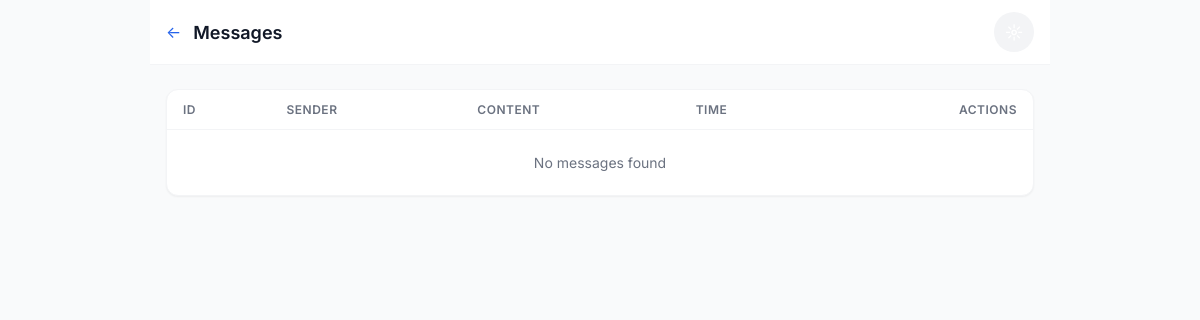
The app's page /chat/admin/messages/ (signed in), older data.
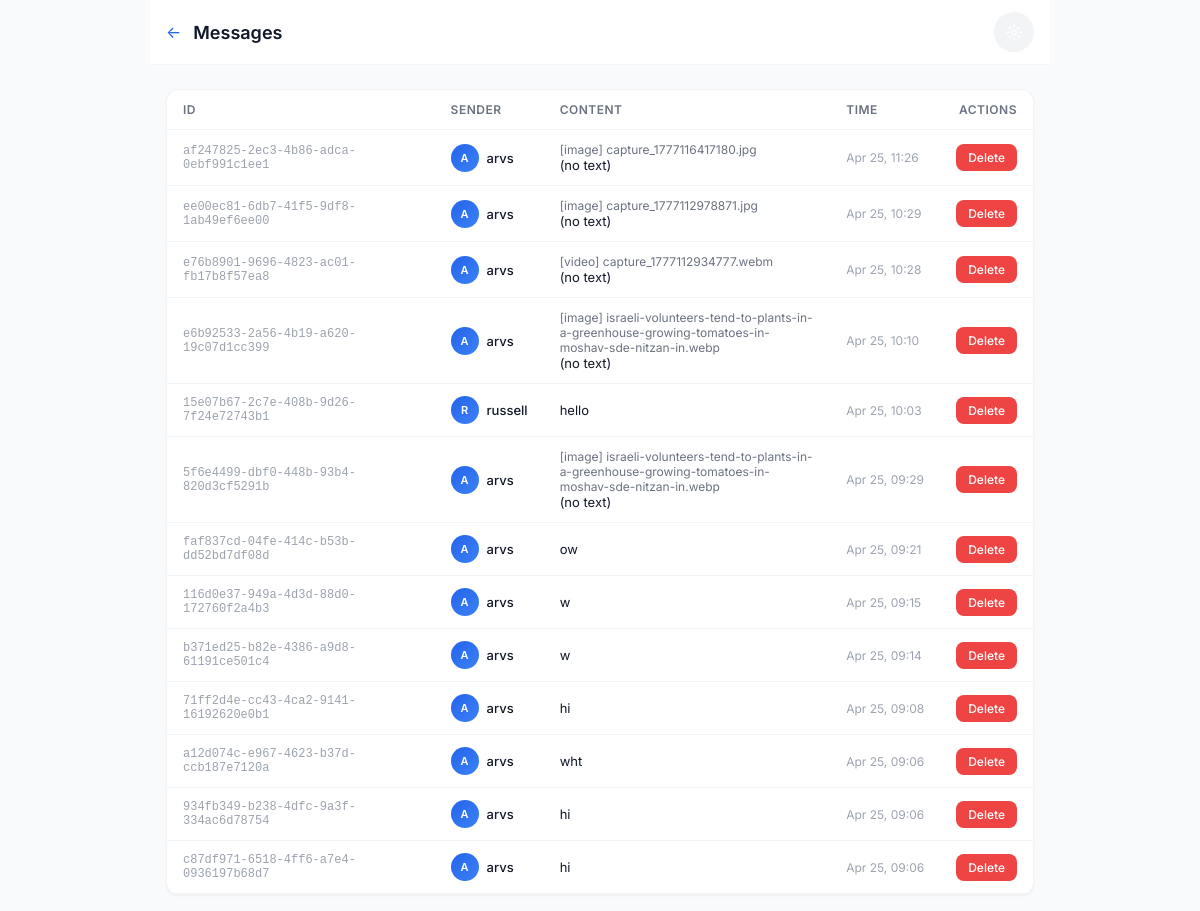
The same page, newer data.
### chat/models.py (models this page shows, shortened)
class Message(models.Model):
    id = models.UUIDField(primary_key=True, default=uuid.uuid4, editable=False)
    conversation = models.ForeignKey(Conversation, on_delete=models.CASCADE, related_name='messages')
    sender = models.ForeignKey(User, on_delete=models.CASCADE, related_name='sent_messages')
    text = models.TextField(blank=True)
    attachment = models.ForeignKey(Attachment, on_delete=models.CASCADE, null=True, blank=True)
    is_read = models.BooleanField(default=False)
    read_at = models.DateTimeField(null=True, blank=True)
    created_at = models.DateTimeField(auto_now_add=True)
    updated_at = models.DateTimeField(auto_now=True)
    is_deleted = models.BooleanField(default=False)
    class Meta:
        db_table = 'chat_message'
        ordering = ['created_at']
        indexes = [
            models.Index(fields=['conversation', 'created_at']),
            models.Index(fields=['sender', 'created_at']),
        ]

class Attachment(models.Model):
    ATTACHMENT_TYPES = [
        ('image', 'Image'),
        ('video', 'Video'),
    ]
    id = models.UUIDField(primary_key=True, default=uuid.uuid4, editable=False)
    file = models.FileField(upload_to='attachments/%Y/%m/%d/')
    attachment_type = models.CharField(max_length=10, choices=ATTACHMENT_TYPES)
    filename = models.CharField(max_length=255)
    file_size = models.PositiveIntegerField()
    mime_type = models.CharField(max_length=100)
    created_at = models.DateTimeField(auto_now_add=True)
    class Meta:
        db_table = 'chat_attachment'

### chat/views_admin.py (the view)
# urls.py: path('admin/messages/', views_admin.admin_messages, name='admin_messages'),
@login_required
@user_passes_test(is_admin, login_url='chat_list')
def admin_messages(request):
    messages = Message.objects.filter(is_deleted=False).select_related(
        'sender', 'conversation'
    ).order_by('-created_at')[:100]
    return render(request, 'chat/admin/messages.html', {'messages': messages})

### chat/views_admin.py (called while the page is built)
def is_admin(user):
    return user.is_superuser or user.is_staff

### chat/templates/chat/admin/messages.html (shortened to what this page needs)
{% extends 'chat/base.html' %}
{% block content %}
<div style="max-width: 900px; margin: 0 auto;">
    <div class="app-bar">
        <div style="display: flex; align-items: center; gap: 12px;">
            <a href="{% url 'admin_dashboard' %}" class="back-btn">&#8592;</a>
            <h1>Messages</h1>
        </div>
        <button class="theme-toggle" onclick="toggleTheme()">&#9788;</button>
    </div>
    <div class="container" style="padding-top: 24px;">
        <div class="card" style="overflow: auto;">
            <table style="width: 100%; border-collapse: collapse; font-size: 14px;">
                <thead>
                    <tr style="border-bottom: 1px solid var(--border-light);">
                        <th style="padding: 12px 16px; text-align: left; font-weight: 600; color: var(--text-secondary); font-size: 12px; text-transform: uppercase; letter-spacing: 0.5px;">ID</th>
                        <th style="padding: 12px 16px; text-align: left; font-weight: 600; color: var(--text-secondary); font-size: 12px; text-transform: uppercase; letter-spacing: 0.5px;">Sender</th>
                        <th style="padding: 12px 16px; text-align: left; font-weight: 600; color: var(--text-secondary); font-size: 12px; text-transform: uppercase; letter-spacing: 0.5px;">Content</th>
                        <th style="padding: 12px 16px; text-align: left; font-weight: 600; color: var(--text-secondary); font-size: 12px; text-transform: uppercase; letter-spacing: 0.5px;">Time</th>
                        <th style="padding: 12px 16px; text-align: right; font-weight: 600; color: var(--text-secondary); font-size: 12px; text-transform: uppercase; letter-spacing: 0.5px;">Actions</th>
                    </tr>
                </thead>
                <tbody>
                    {% for msg in messages %}
                    <tr style="border-bottom: 1px solid var(--border-light);" id="msg-row-{{ msg.id }}">
                        <td style="padding: 12px 16px; font-size: 12px; color: var(--text-muted); font-family: monospace;">{{ msg.id|slice:":8" }}</td>
                        <td style="padding: 12px 16px;">
                            <div style="display: flex; align-items: center; gap: 8px;">
                                <div class="avatar" style="width: 28px; height: 28px; font-size: 11px;">{{ msg.sender.username|first|upper }}</div>
                                <span style="font-weight: 500; font-size: 13px;">{{ msg.sender.username }}</span>
                            </div>
                        </td>
                        <td style="padding: 12px 16px; max-width: 300px;">
                            {% if msg.attachment %}
                            <span style="font-size: 12px; color: var(--text-secondary); display: flex; align-items: center; gap: 4px;">
                                [{{ msg.attachment.attachment_type }}] {{ msg.attachment.filename }}
                            </span>
                            {% endif %}
                            <div style="font-size: 13px; white-space: nowrap; overflow: hidden; text-overflow: ellipsis;">{{ msg.text|truncatechars:50|default:"(no text)" }}</div>
                        </td>
                        <td style="padding: 12px 16px; font-size: 12px; color: var(--text-muted); white-space: nowrap;">{{ msg.created_at|date:"M d, H:i" }}</td>
                        <td style="padding: 12px 16px; text-align: right;">
                            <button class="btn btn-danger" style="padding: 6px 12px; font-size: 12px;" data-msg-id="{{ msg.id }}" onclick="deleteMessage(this.dataset.msgId)">Delete</button>
                        </td>
                    </tr>
                    {% empty %}
                    <tr><td colspan="5" style="padding: 24px; text-align: center; color: var(--text-secondary);">No messages found</td></tr>
                    {% endfor %}
                </tbody>
            </table>
        </div>
    </div>
</div>
{% endblock %}

### chat/templates/chat/base.html (shortened to what this page needs)
<!DOCTYPE html>
<html lang="en" data-theme="{% if request.user.profile.theme_preference != 'system' %}{{ request.user.profile.theme_preference }}{% endif %}">
<head>
</head>
<body>
    {% block content %}{% endblock %}
</body>
</html>

Row changes from the older to the newer data that the page shows:
added Message: id "af247825-2ec3-4b86-adca-0ebf991c1ee1", sender.username|first "A", sender.username "arvs", attachment.attachment_type "image", attachment.filename "capture_1777116417180.jpg", text "(no text)", created_at "Apr 25, 11:26"
added Message: id "ee00ec81-6db7-41f5-9df8-1ab49ef6ee00", sender.username|first "A", sender.username "arvs", attachment.attachment_type "image", attachment.filename "capture_1777112978871.jpg", text "(no text)", created_at "Apr 25, 10:29"
added Message: id "e76b8901-9696-4823-ac01-fb17b8f57ea8", sender.username|first "A", sender.username "arvs", attachment.attachment_type "video", attachment.filename "capture_1777112934777.webm", text "(no text)", created_at "Apr 25, 10:28"
added Message: id "e6b92533-2a56-4b19-a620-19c07d1cc399", sender.username|first "A", sender.username "arvs", attachment.attachment_type "image", attachment.filename "israeli-volunteers-tend-to-plants-in-a-greenhouse-growing-tomatoes-in-moshav-sde-nitzan-in.webp", text "(no text)", created_at "Apr 25, 10:10"
added Message: id "15e07b67-2c7e-408b-9d26-7f24e72743b1", sender.username|first "R", sender.username "russell", text "hello", created_at "Apr 25, 10:03"
added Message: id "5f6e4499-dbf0-448b-93b4-820d3cf5291b", sender.username|first "A", sender.username "arvs", attachment.attachment_type "image", attachment.filename "israeli-volunteers-tend-to-plants-in-a-greenhouse-growing-tomatoes-in-moshav-sde-nitzan-in.webp", text "(no text)", created_at "Apr 25, 09:29"
added Message: id "faf837cd-04fe-414c-b53b-dd52bd7df08d", sender.username|first "A", sender.username "arvs", text "ow", created_at "Apr 25, 09:21"
added Message: id "116d0e37-949a-4d3d-88d0-172760f2a4b3", sender.username|first "A", sender.username "arvs", text "w", created_at "Apr 25, 09:15"
added Message: id "b371ed25-b82e-4386-a9d8-61191ce501c4", sender.username|first "A", sender.username "arvs", text "w", created_at "Apr 25, 09:14"
added Message: id "71ff2d4e-cc43-4ca2-9141-16192620e0b1", sender.username|first "A", sender.username "arvs", text "hi", created_at "Apr 25, 09:08"
added Message: id "a12d074c-e967-4623-b37d-ccb187e7120a", sender.username|first "A", sender.username "arvs", text "wht", created_at "Apr 25, 09:06"
added Message: id "934fb349-b238-4dfc-9a3f-334ac6d78754", sender.username|first "A", sender.username "arvs", text "hi", created_at "Apr 25, 09:06"
added Message: id "c87df971-6518-4ff6-a7e4-0936197b68d7", sender.username|first "A", sender.username "arvs", text "hi", created_at "Apr 25, 09:06"
Text that changed along with them:
text no longer shown: "No messages found"
